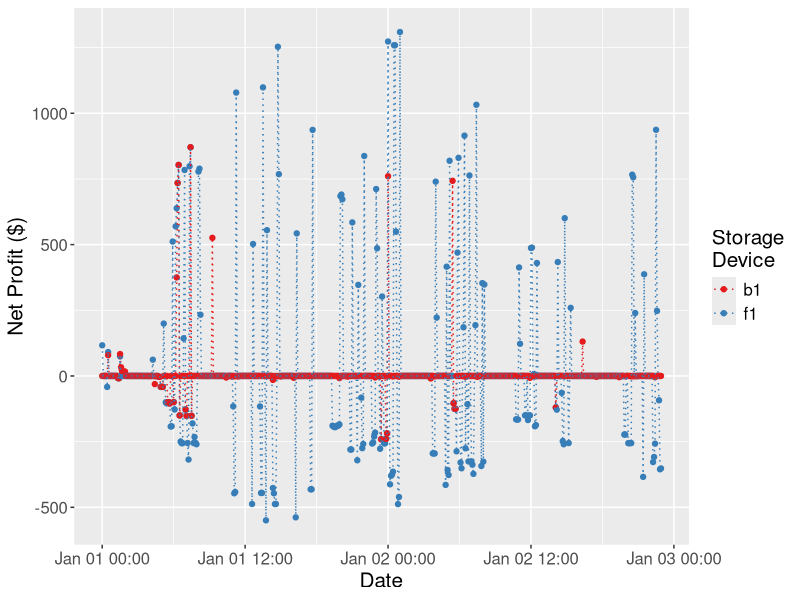
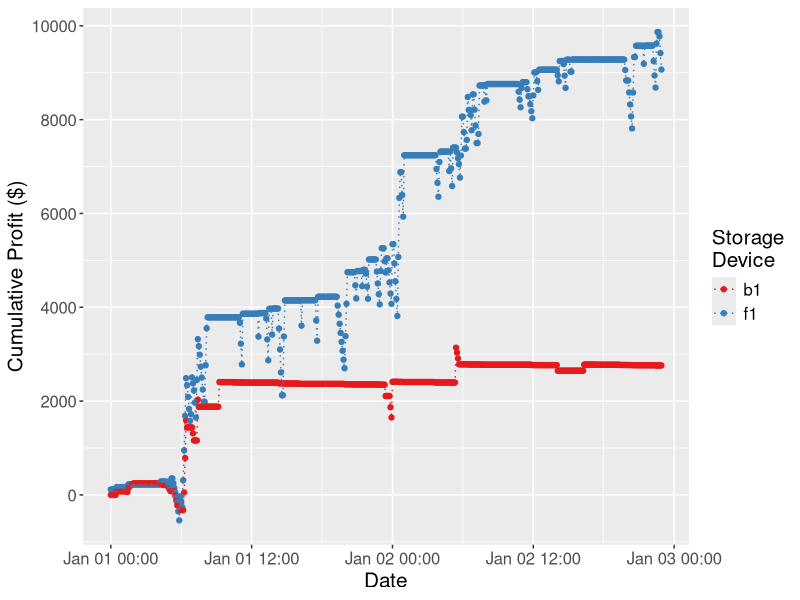
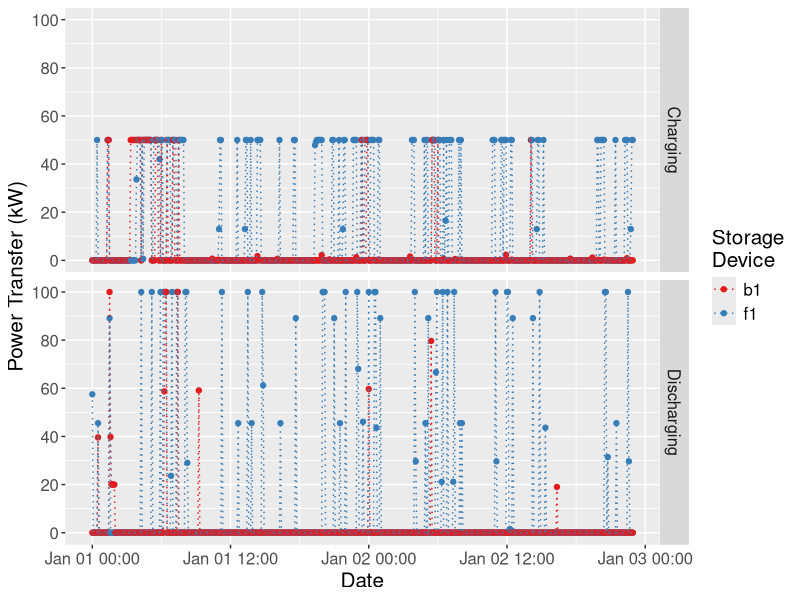
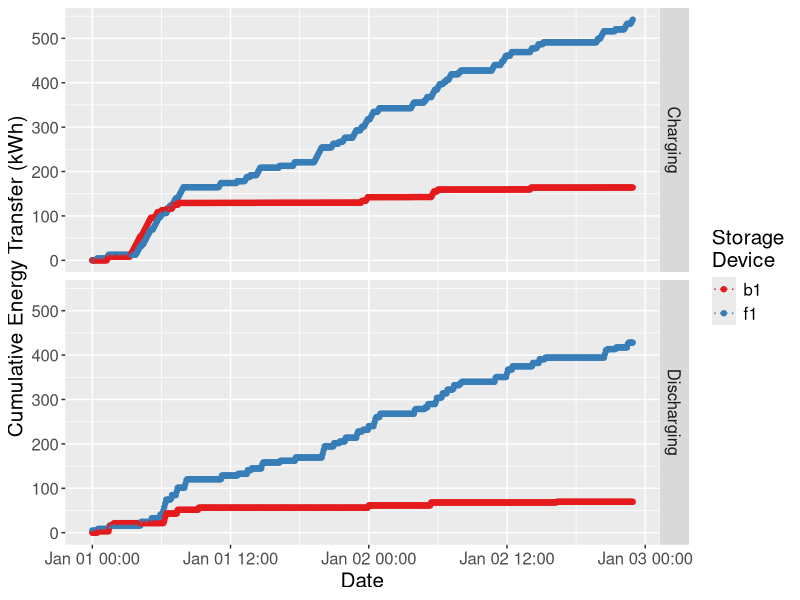
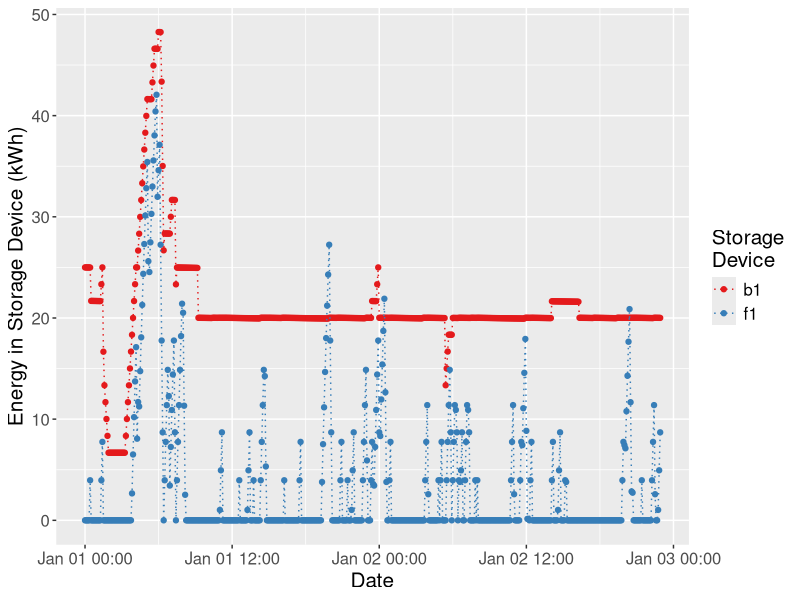
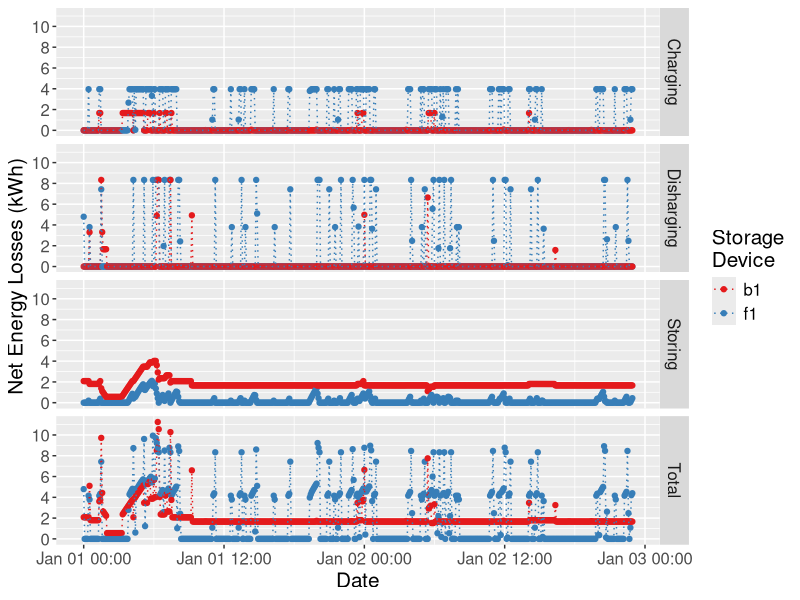
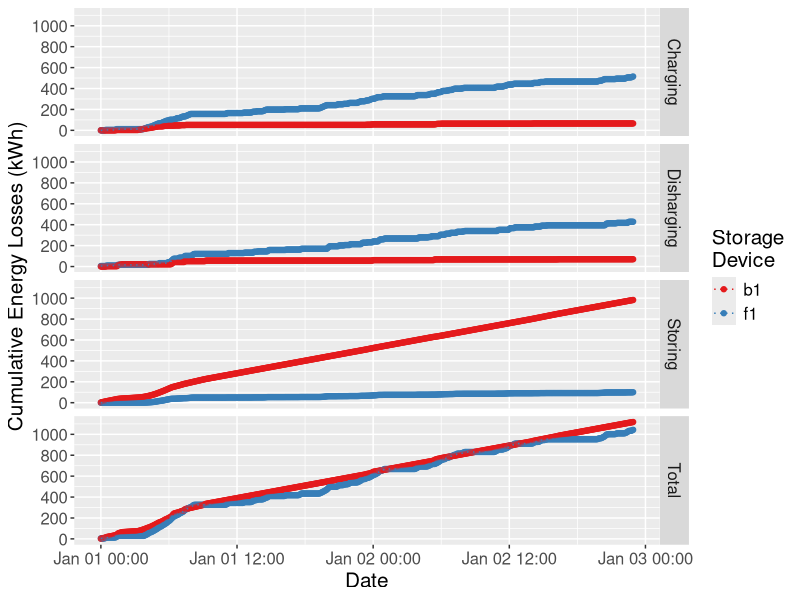
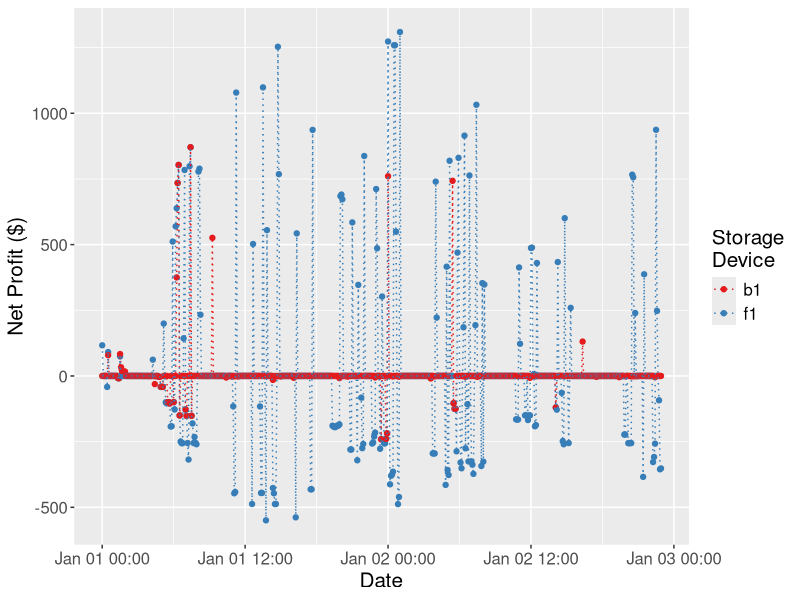

Source code (R) for these figures, in order:
# '''
# =========================================================================
# (c) Danmarks Tekniske Universitet 2020
#
# Script         : Plots output
# Author         : Corey Kok
# ========================================================================
# Input          : - .csv files in Output folder
#
# Output         : - Plot of profit, storage state, and charging and discharging solutions
#
# Parameters     : - deltaTime - gap between time-steps in hours,
# =========================================================================
# '''

library(ggplot2)
library(RColorBrewer)
library(scales)

deltaTime = 5 / 60 # 5 Minute timesteps
Next.df = read.csv("Output/Next.csv", header=TRUE)
Prices.df = read.csv("Input/Prices.csv", header=TRUE)
Storage.df = read.csv("Input/Storage.csv", header=TRUE)

# Append price and useful storage parameters to Next.df and calculate profit + cumulative profit
Next.df = merge(Next.df, Prices.df, by = "Time", all.x = TRUE)
Next.df$e_charge = Storage.df$e_charge[Storage.df$s %in% Next.df$s]
Next.df$e_disch = Storage.df$e_disch[Storage.df$s %in% Next.df$s]
Next.df$e_stor = Storage.df$e_stor[Storage.df$s %in% Next.df$s]
Next.df$Profit = deltaTime * Next.df$Pi * (Next.df$e_disch * Next.df$pD - Next.df$pC)
Next.df$Time = as.POSIXct(Next.df$Time, '%Y-%m-%d %H:%M',tz=Sys.timezone())
Next.df$CumProfit = ave(Next.df$Profit, Next.df$s, FUN = cumsum)

######################################################################

# Net money received on the spot market at each 5 minute time-step
ggplot(Next.df, aes(x = Time, y = Profit, colour = s)) +
    geom_point() +
    geom_line(linetype ="dotted") +
    expand_limits(y = 0) +
    scale_y_continuous("Net Profit ($)", breaks = pretty_breaks()) +
    scale_x_datetime("Date", breaks =  pretty_breaks()) +
    scale_colour_brewer('Storage\nDevice', palette = 'Set1') + 
    theme(text=element_text(size=15))
ggsave("Plots/01_Netprofit.pdf")

# Cumulative profit earned on the spot market at current time-step
ggplot(Next.df, aes(x = Time, y = CumProfit, colour = s)) +
    geom_point() +
    geom_line(linetype ="dotted") +
    expand_limits(y = 0) +
    scale_y_continuous("Cumulative Profit ($)", breaks = pretty_breaks()) +
    scale_x_datetime("Date", breaks =  pretty_breaks()) +
    scale_colour_brewer('Storage\nDevice', palette = 'Set1') +
    theme(text=element_text(size=15))
ggsave("Plots/02_CumProfit.pdf")

######################################################################

Charge.df = Next.df[,c("s","Time")]; Charge.df$Type = "Charging"; Charge.df$Power = Next.df$pC
Discha.df = Next.df[,c("s","Time")]; Discha.df$Type = "Discharging"; Discha.df$Power = Next.df$pD
Energy.df = rbind(Charge.df, Discha.df)
Energy.df$CumEnergy = ave(Energy.df$Power * deltaTime, Energy.df$s, Energy.df$Type, FUN = cumsum)

# Power Charging or Discharging storage device
ggplot(Energy.df, aes(x = Time, y = Power, colour = s)) +
    geom_point() +
    geom_line(linetype ="dotted") +
    expand_limits(y = 0) +
    scale_y_continuous("Power Transfer (kW)", breaks = pretty_breaks()) +
    scale_x_datetime("Date", breaks = pretty_breaks()) +
    scale_colour_brewer('Storage\nDevice', palette = 'Set1') +
    facet_grid(Type~.) + 
    theme(text=element_text(size=15))
ggsave("Plots/03_Power.pdf")

# Cumulative Energy Charged and Discharged from storage devices
ggplot(Energy.df, aes(x = Time, y = CumEnergy, colour = s)) +
    geom_point() +
    geom_line(linetype ="dotted") +
    expand_limits(y = 0) +
    scale_y_continuous("Cumulative Energy Transfer (kWh)", breaks = pretty_breaks()) +
    scale_x_datetime("Date", breaks =  pretty_breaks()) +
    scale_colour_brewer('Storage\nDevice', palette = 'Set1') +
    facet_grid(Type~.) + 
    theme(text=element_text(size=15))
ggsave("Plots/04_CumEnergy.pdf")

######################################################################

# Energy in storage device at each time-step
ggplot(Next.df, aes(x = Time, y = S, colour = s)) +
    geom_point() +
    geom_line(linetype ="dotted") +
    expand_limits(y = 0) +
    scale_y_continuous("Energy in Storage Device (kWh)", breaks = pretty_breaks()) +
    scale_x_datetime("Date", breaks =  pretty_breaks()) +
    scale_colour_brewer('Storage\nDevice', palette = 'Set1') +
    theme(text=element_text(size=15))
ggsave("Plots/05_EnergyStored.pdf")

######################################################################

# Calculate losses and create Loss.df - which stores each type of storage device losses as well as the total losses
Loss_Cha.df = Next.df[,c("s","Time")]; Loss_Cha.df$Type = "Charging"; Loss_Cha.df$Loss = deltaTime * Next.df$e_charge * Next.df$pC; 
Loss_Dch.df = Next.df[,c("s","Time")]; Loss_Dch.df$Type = "Disharging"; Loss_Dch.df$Loss = deltaTime * Next.df$e_disch * Next.df$pD;
Loss_Str.df = Next.df[,c("s","Time")]; Loss_Str.df$Type = "Storing"; Loss_Str.df$Loss = deltaTime * Next.df$e_stor * Next.df$S;
Loss.df = Next.df[,c("s","Time")]; Loss.df$Type = "Total"; Loss.df$Loss = Loss_Cha.df$Loss + Loss_Dch.df$Loss + Loss_Str.df$Loss
Loss.df = rbind(Loss.df, Loss_Cha.df, Loss_Dch.df, Loss_Str.df)
Loss.df$Type = factor(Loss.df$Type)
Loss.df$CumLoss = ave(Loss.df$Loss, Loss.df$s, Loss.df$Type, FUN = cumsum) 

# Net energy losses at each time-step
ggplot(Loss.df, aes(x = Time, y = Loss, colour = s)) +
    geom_point() +
    geom_line(linetype ="dotted") +
    expand_limits(y = 0) +
    scale_y_continuous("Net Energy Losses (kWh)", breaks = pretty_breaks()) +
    scale_x_datetime("Date", breaks =  pretty_breaks()) +
    scale_colour_brewer('Storage\nDevice', palette = 'Set1') +
    facet_grid(Type~.) + 
    theme(text=element_text(size=15))
ggsave("Plots/06_Losses.pdf")

# Cumulative energy losses at each time-step
ggplot(Loss.df, aes(x = Time, y = CumLoss, colour = s)) +
    geom_point() +
    geom_line(linetype ="dotted") +
    expand_limits(y = 0) +
    scale_y_continuous("Cumulative Energy Losses (kWh)", breaks = pretty_breaks()) +
    scale_x_datetime("Date", breaks =  pretty_breaks()) +
    scale_colour_brewer('Storage\nDevice', palette = 'Set1') +
    facet_grid(Type~.) + 
    theme(text=element_text(size=15))
ggsave("Plots/07_CumLosses.pdf")


